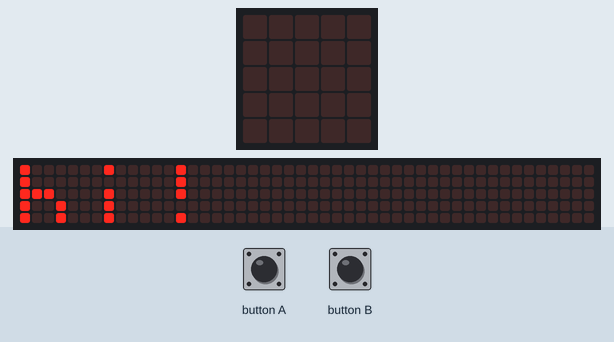
This program was run on a simulated Calliope mini (MakeCode). Shown: the board's 5×5 LED display, a strip that is not on the board, showing the scrolling text unrolled. The inputs (shaded band) are chosen by the test bench. The 48×5 strip is a reading aid, not a part: it shows the text the display is scrolling, unrolled, one strip-width of it at a time.

Above: at 2.9 s.
At 4.9 s:
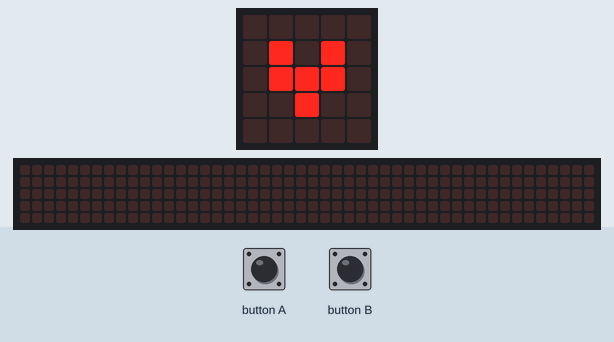
5.0 s: button A pressed for 0.15 s
At 6.1 s:
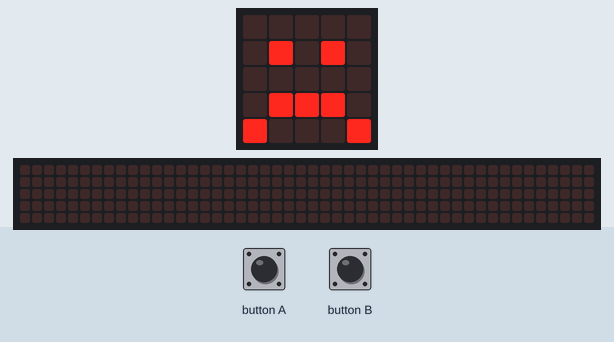
7.1 s: button B pressed for 0.15 s
At 8.0 s:
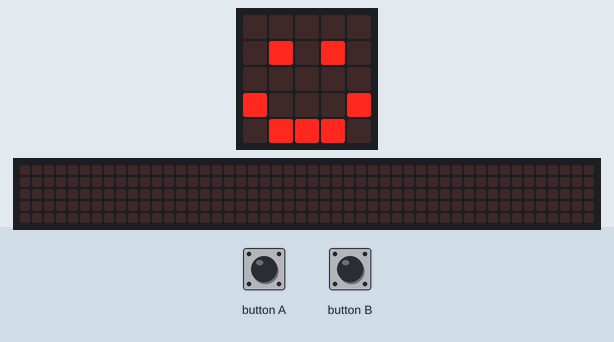
Timing chart, 0 to 10.1 s (numbered marks = the images above; inputs shaded):
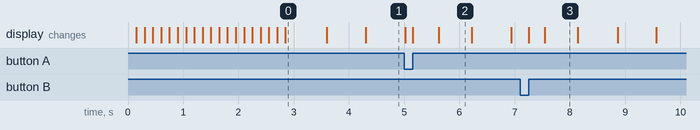

Measured:
- after the input at 5.0 s, the display: first differs from a run without the input after 0.15 s (image 2 shows a later state)
- after the input at 7.1 s, the display: first changes after 0.15 s (image 3 shows a later state)
- what the display in image 0 shows lasts 0.7 s, from 2.9 s to 3.6 s
- what the display in image 2 shows lasts 0.6 s, from 5.6 s to 6.2 s

The program:

main.ts
```typescript
input.onButtonPressed(Button.A, function () {
    basic.clearScreen()
    basic.showIcon(IconNames.Sad)
    basic.pause(100)
})
input.onButtonPressed(Button.B, function () {
    basic.clearScreen()
    basic.showIcon(IconNames.Happy)
    basic.pause(100)
})
basic.showString("hi!")
basic.clearScreen()
basic.forever(function () {
    basic.showIcon(IconNames.Heart)
    basic.pause(100)
    basic.showIcon(IconNames.SmallHeart)
    basic.pause(100)
})
```

test.ts
```typescript
// Hier kann man Tests durchführen; diese Datei wird nicht kompiliert, wenn dieses Paket als Erweiterung verwendet wird.
```
